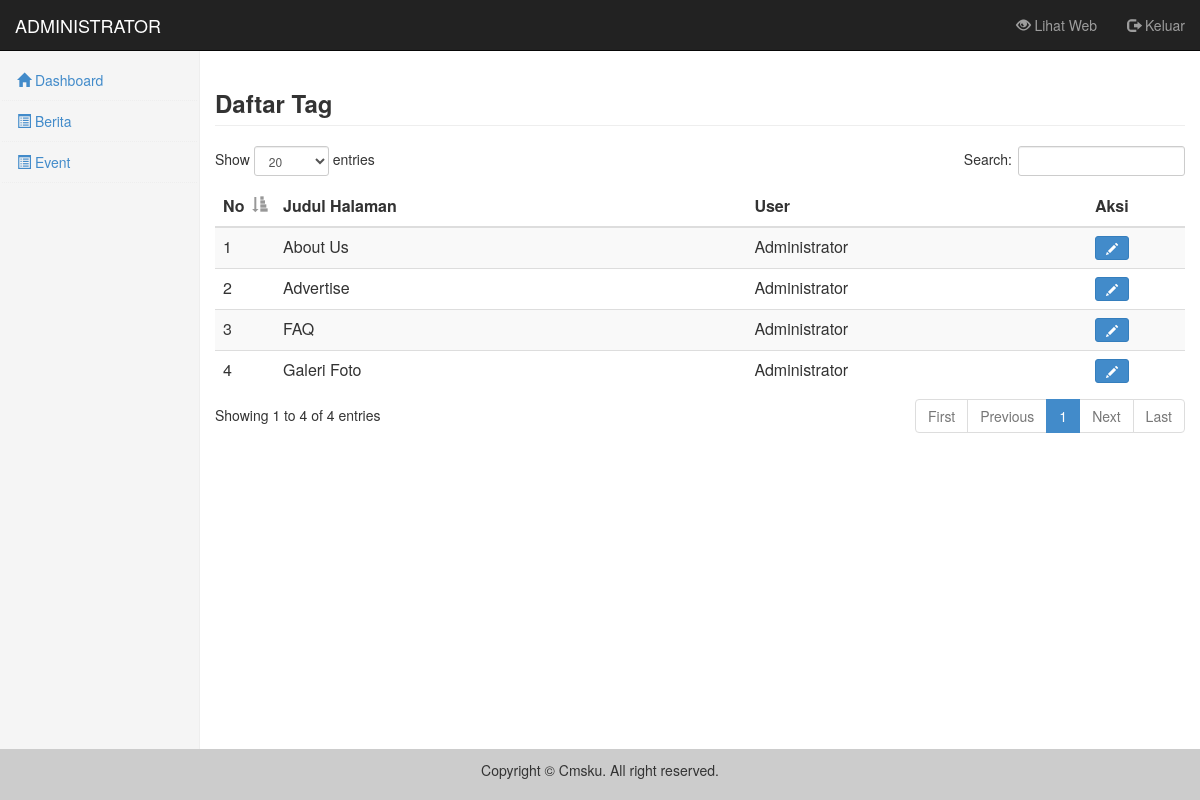
The app's page /admin/index.php?content=halaman (signed in) with its own data.
### tables this page shows
CREATE TABLE IF NOT EXISTS `halaman` (
`id_halaman` int(10) NOT NULL,
  `judul` varchar(255) NOT NULL,
  `judul_seo` varchar(100) NOT NULL,
  `isi` text NOT NULL,
  `id_modul` int(5) NOT NULL,
  `gambar` varchar(255) NOT NULL,
  `hari` varchar(20) NOT NULL,
  `tanggal` date NOT NULL,
  `jam` time NOT NULL,
  `id_user` int(5) NOT NULL,
  `hits` int(10) NOT NULL
);

### library/function_table.php (the view, shortened to what this page needs)
<?php
function buka_tabel($judul){
	echo'<div class="table-responsive">
		<table class="table-data table table-striped" width="100%">
		<thead>
			<tr>
				<th style="width: 10px">No</th>';
	foreach($judul as $jdl){
		echo '<th>'.$jdl.'</th>';
	}
	echo'		<th style="width: 60px">Aksi</th>
			</tr>
		</thead>
		<tbody>';
}
function isi_tabel($no, $data, $link, $id, $edit=true, $hapus=true){
	echo'<tr>
			<td valign="top">'.$no.'</td>';
	foreach($data as $dt){
		echo'<td valign="top">'.$dt.'</td>';
	}
	echo'<td valign="top">';
	if($edit){
		echo'<a href="'.$link.'&show=form&id='.$id.'" class="btn btn-primary btn-sm">
				<i class="glyphicon glyphicon-pencil"></i>
			</a> ';
	}
	echo'</td>
		</tr>';
}
function tutup_tabel(){
	echo'		</tbody>
			</table>
		</div>';
}
?>

### admin/content.php (shortened to what this page needs)
<?php
$content = isset($_GET['content']) ? $_GET['content'] : 'dashboard';
$kosong = true;
$page = array('dashboard', 'artikel', 'berita', 'event', 'kategori', 'tag', 'halaman', 'komentar', 'media', 'modul', 'template', 'menu', 'widget', 'layout', 'user', 'setting', 'backuprestore');
foreach($page as $pg){
	if($content == $pg and $kosong){
		include 'content/'.$pg.'.php';
		$kosong = false;
	}
}
?>

### admin/content/halaman.php (shortened to what this page needs)
<?php
$show = isset($_GET['show']) ? $_GET['show'] : "";
$link = "?content=halaman";
switch($show){
	default:
		echo '<h3 class="page-header"><b>Daftar Tag</b>';
		echo '</h3>';
		buka_tabel(array("Judul Halaman", "User"));
		$no = 1;
		$query = $mysqli->query("SELECT * FROM halaman ORDER BY id_halaman");
		while($data = $query->fetch_array()){
			$user = $mysqli->query("SELECT nama_lengkap FROM user where id_user='$data[id_user]'");
			$us = $user->fetch_array();
			if($_SESSION['leveluser']=="admin") isi_tabel($no, array($data['judul'], $us['nama_lengkap']), $link, $data['id_halaman']);
			else  isi_tabel($no, array($data['judul'], $us['nama_lengkap']), $link, $data['id_halaman'], true, false);
			$no++;
		}
		tutup_tabel();
	break;
}
?>

### records on screen
halaman: no "1", dt "About Us", dt "Administrator"
halaman: no "2", dt "Advertise", dt "Administrator"
halaman: no "3", dt "FAQ", dt "Administrator"
halaman: no "4", dt "Galeri Foto", dt "Administrator"

### other values on screen
$judul "Dashboard"
$judul "Berita"
$judul "Event"
$jdl "Judul Halaman"
$jdl "User"
